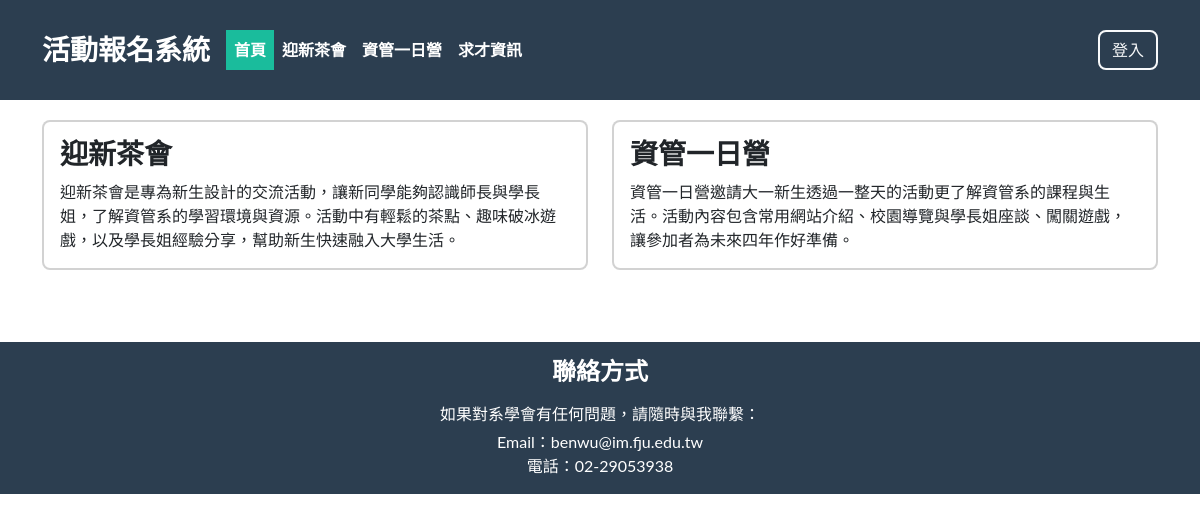
The page / on the database its author committed.
### tables this page shows
CREATE TABLE `event` (
  `id` int(10) UNSIGNED NOT NULL,
  `name` varchar(30) NOT NULL,
  `description` varchar(255) NOT NULL
);

### index.php (the view, shortened to what this page needs)
<?php
require_once 'db.php';
include('header.php');
$sql = "SELECT `name`, `description` FROM `event` ORDER BY `id` ASC";
$result = mysqli_query($conn, $sql);
?>
<!DOCTYPE html>
<html lang="zh-Hant">
<head>
    <link href="https://cdn.jsdelivr.net/npm/bootstrap@5.2.3/dist/css/bootstrap.min.css" rel="stylesheet">
    <link href="css/styles.css" rel="stylesheet" />
</head>
<body>
    <div class="container my-5">
        <div class="row mb-4">
            <?php
            if ($result && mysqli_num_rows($result) > 0) {
                while ($row = mysqli_fetch_assoc($result)) {
            ?>
                    <div class="col-md-6 mb-4">
                        <div class="card h-100 bg-white text-dark">
                            <div class="card-body d-flex flex-column">
                                <h3 class="card-title"><?= htmlspecialchars($row['name']) ?></h3>
                                <p class="card-text">
                                    <?= nl2br(htmlspecialchars($row['description'])) ?>
                                </p>
                                </div>
                        </div>
                    </div>
            <?php
                }
            } else {
                echo '<div class="col-12"><p class="text-center">目前沒有任何活動資訊。</p></div>';
            }
            ?>
        </div>
    </div>
    <?php include("footer.php"); ?>
</body>
</html>

### rows shown on the page
event: name "迎新茶會", description "迎新茶會是專為新生設計的交流活動，讓新同學能夠認識師長與學長姐，了解資管系的學習環境與資源。活動中有輕鬆的茶點、趣味破冰遊戲，以及學長姐經驗分享，幫助新生快速融入大學生活。"
event: name "資管一日營", description "資管一日營邀請大一新生透過一整天的活動更了解資管系的課程與生活。活動內容包含常用網站介紹、校園導覽與學長姐座談、闖關遊戲，讓參加者為未來四年作好準備。"
